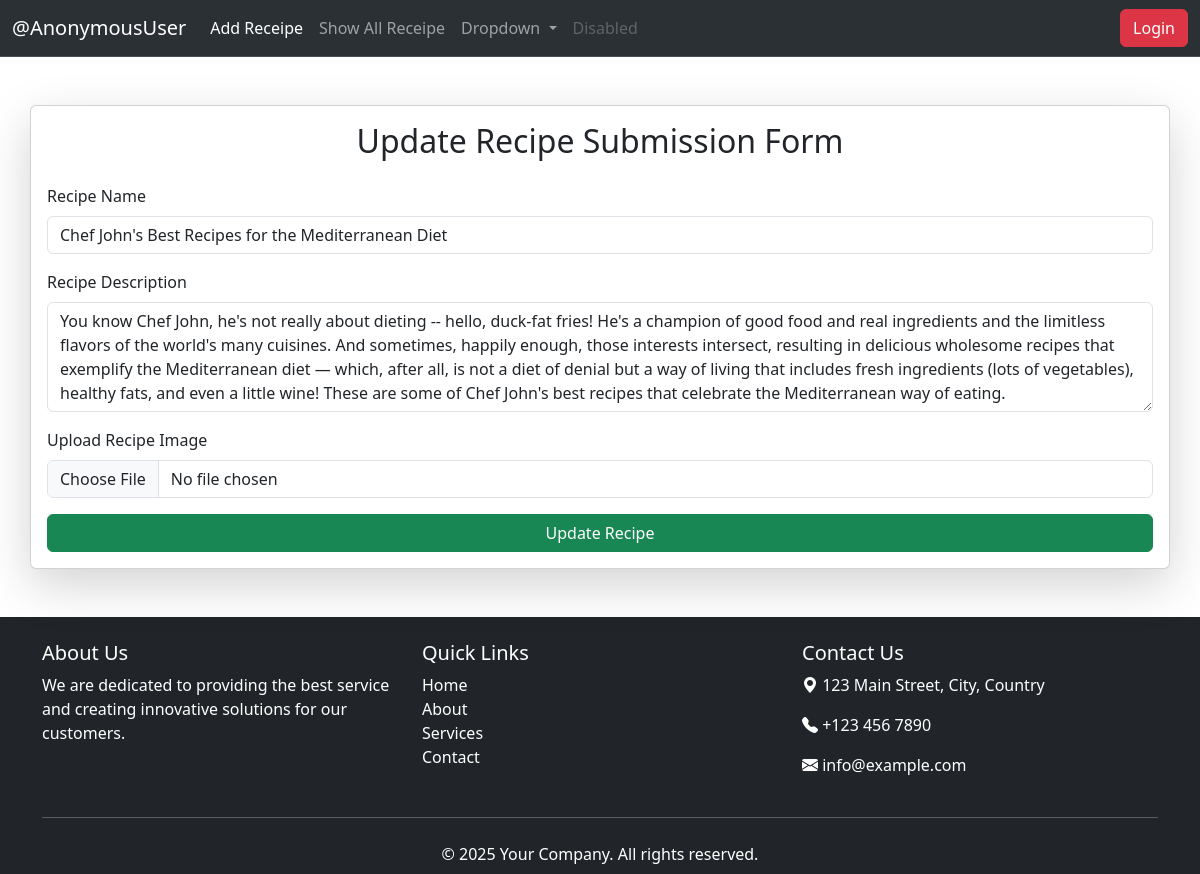
Page /update-receipe/13/ on the committed database.
### vege/models.py (models this page shows, shortened)
class Receipe(models.Model):
    user = models.ForeignKey(User , on_delete=models.CASCADE , null=True , blank=True)
    receipe_name = models.CharField(max_length=500)
    receipe_description  = models.TextField()
    receipe_image = models.ImageField(upload_to="Image-receipe")

### vege/views.py (the view, shortened to what this page needs)
# urls.py: path('update-receipe/<id>/' , views.update_receipe , name="update_receipe"),
def update_receipe(request , id):
    queryset=Receipe.objects.get(id = id)
    context={'receipe':queryset}
    return render(request , 'update.html' , context )

### templates/update.html (shortened to what this page needs)
{% extends "base.html" %}
{% block body %}
<div class="container my-5 card p-3 shadow-lg">
    <h2 class="text-center mb-4">Update Recipe Submission Form</h2>
    <form  method="POST" enctype="multipart/form-data" >
      <div class="mb-3">
        <label for="recipeName" class="form-label">Recipe Name</label>
        <input type="text" class="form-control" value="{{receipe.receipe_name}}" id="recipeName" name="recipeName" placeholder="Enter the recipe name" required>
      </div>
      <div class="mb-3">
        <label for="recipeDescription" class="form-label">Recipe Description</label>
        <textarea class="form-control" id="recipeDescription" name="recipeDescription" rows="4" placeholder="Write a brief description of the recipe" required>{{receipe.receipe_description}}</textarea>
      </div>
      <div class="mb-3">
        <label for="recipeImage" class="form-label">Upload Recipe Image</label>
        <input type="file" class="form-control" id="recipeImage" name="recipeImage" accept="image/*" >
      </div>
      <button type="submit" class="btn btn-success w-100">Update Recipe</button>
    </form>
  </div>
{% endblock body %}

### rows in the picture
Receipe: recipeName "Chef John's Best Recipes for the Mediterranean Diet", recipeDescription "You know Chef John, he's not really about dieting -- hello, duck-fat fries! He's a champion of good food and real ingredients and the limitless flavors of the world's many cuisines. And sometimes, happily enough, those interests intersect, resulting in delicious wholesome recipes that exemplify the Mediterranean diet — which, after all, is not a diet of denial but a way of living that includes fresh ingredients (lots of vegetables), healthy fats, and even a little wine! These are some of Chef John's best recipes that celebrate the Mediterranean way of eating."

### other values in the picture
{{ request.user }} "AnonymousUser"
